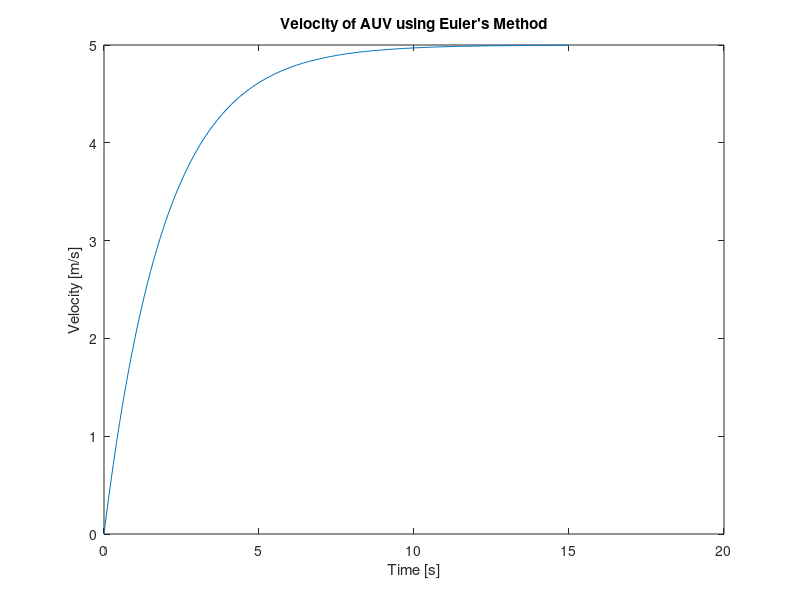

MATLAB code to generate this figure:
% Euler's method for AUV 
% Define values
u = 500; % [N]
m = 200; % [kg]
k = 100; % [kg/s]
h = 0.1; % time step
t = 0:h:15; % range of t from t = 0 to t = 15
v = zeros(size(t));
v(1) = 0; % v(0)

% Iterate over all values of t
for n = 1:numel(t) - 1

    % Define function
    v_dot = u/m - (k/m) * v(n);
    
    % Find next v value
    v(n + 1) = v(n) + h * v_dot;
   
end

% Plot velocity
plot(t, v, "-")
xlabel('Time [s]')
ylabel('Velocity [m/s]')
title('Velocity of AUV using Euler''s Method')


